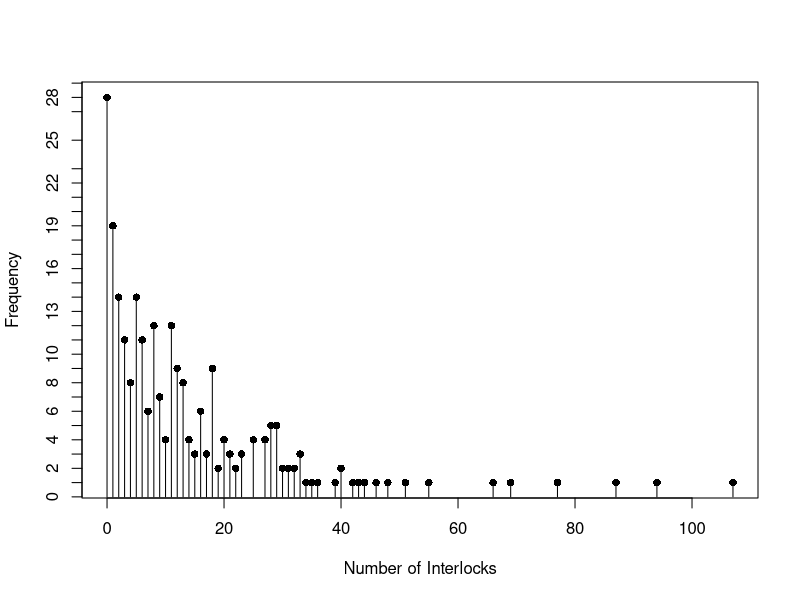

Write the R code that produced this figure. (Note: this script raises an error after producing the figure.)
##-------------------------------------------------##
##            Regression Diagnostics               ##
##                  John Fox                       ##
##                FIOCRUZ Brasil                   ##
##                November 2009                    ##
##                                                 ##
##   Diagnostics for Generalized Linear Models     ##
##                                                 ##
##-------------------------------------------------##

# Poisson regression for Ornstein's interlocking-directorate data

library(car)
data(Ornstein)

attach(Ornstein)
tab <- table(interlocks)
tab
x <- sort(unique(interlocks))

plot(x, tab, type='h', xlab='Number of Interlocks', ylab='Frequency')
points(x, tab, pch=16)

mod.ornstein <- glm(interlocks ~ assets + nation + sector, family=poisson)
summary(mod.ornstein)

Anova(mod.ornstein)

    # quasi-Poisson model

mod.ornstein.qp <- glm(interlocks ~ assets + nation + sector,
    family=quasipoisson)
summary(mod.ornstein.qp)

Anova(mod.ornstein.qp)

Anova(mod.ornstein.qp, test="F")

    # effect plot, based on quasi-Poisson model

library(effects)

plot(all.effects(mod.ornstein.qp), ask=FALSE)

    # diagnostics

        # unusual data

influencePlot(mod.ornstein.qp)

outlier.test(mod.ornstein.qp)

D <- dfbeta(mod.ornstein.qp)

plot(D[,"assets"])
abline(h=c(-3.389e-06, 0, 3.389e-06), lty=2) #  +/- SE(B)
identify(D[,"assets"])

        # nonlinearity

cr.plot(mod.ornstein.qp, "assets", span=.9)

mod.ornstein.qp.1 <- glm(interlocks ~ log10(assets) + nation + sector,
    family=quasipoisson)
summary(mod.ornstein.qp.1)
deviance(mod.ornstein.qp)

cr.plot(mod.ornstein.qp.1, "log10(assets)")

influence.plot(mod.ornstein.qp.1)
